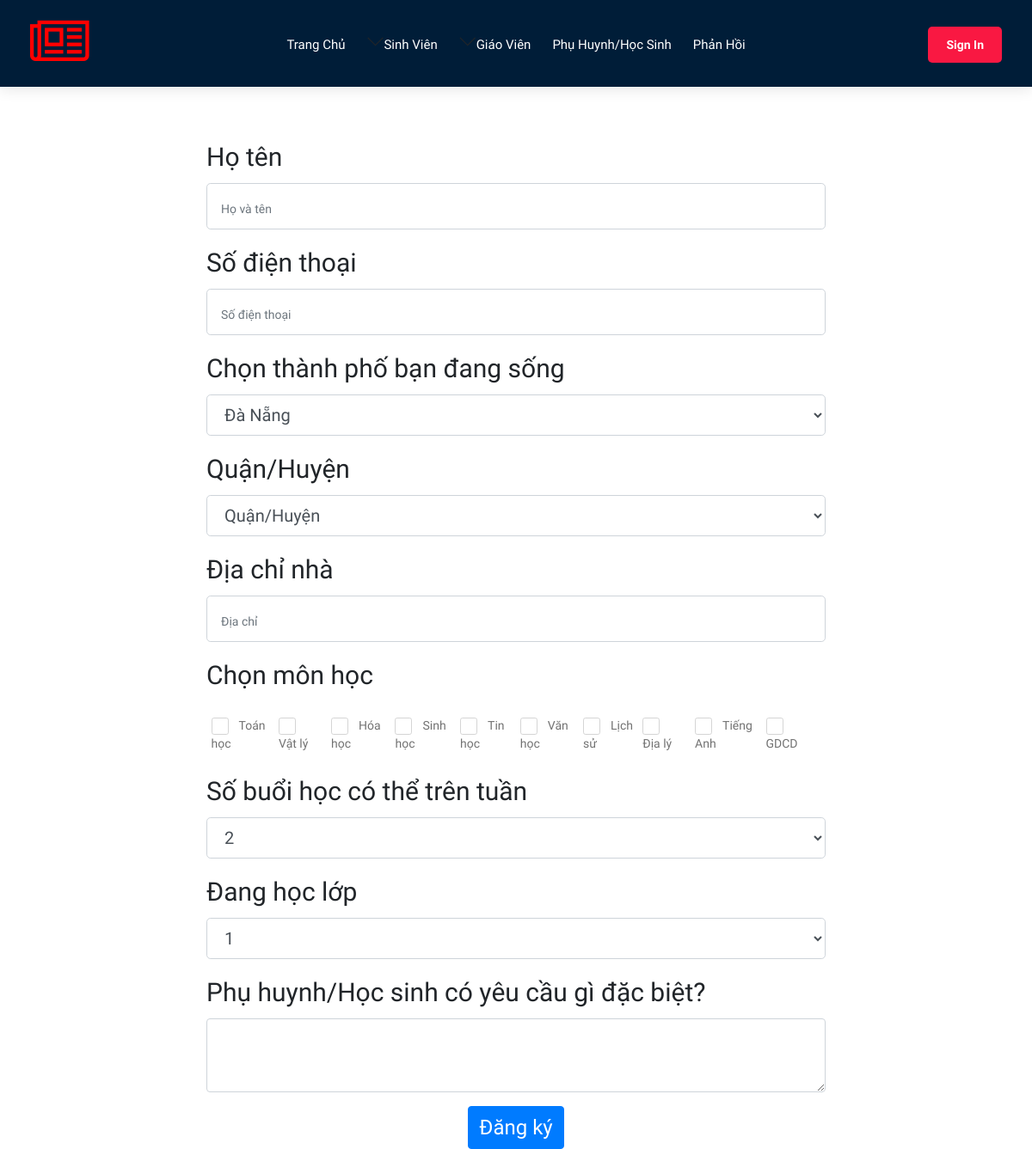
Page /index.php/home/phuhuynh on the committed database.
### tables this page shows
CREATE TABLE MONHOC(
    MaMH int auto_increment,
    MonHoc nvarchar(50),
    primary key (MaMH)
);

### application/controllers/Home.php (called while the page is built, shortened)
<?php
class Home extends CI_Controller
{
    public function __construct()
    {
        $this->load->model('SinhVien_model');
        $this->load->model('KVSV_model');
        $this->load->model('ChiTietSV_model');
        $this->load->model('phuhuynh_model');
        $this->load->model('nhucau_model');
        $this->load->model('GiaoVien_model');
        $this->load->model('KVGV_model');
        $this->load->model('ChiTietGV_model');
    }
    function phuhuynh()
    {
        $data = array();
        $data["data"] = "user/PhuHuynh";
        $this->load->view('home', $data);
    }
}

### index.php (called while the page is built, shortened)
<?php
require_once BASEPATH.'core/CodeIgniter.php';

### application/views/user/PhuHuynh.php (the view, shortened to what this page needs)
<form method="post" style="font-size: 30px!important;" class="formdangky">
    <div class="form-group">
        <label for="HoTen">Họ tên</label>
        <input type="text" class="form-control form-control-lg" name="HoTen" placeholder="Họ và tên">
    </div>
    <div class="form-group">
        <label for="SDT">Số điện thoại</label>
        <input type="tel" class="form-control form-control-lg" name="SDT" placeholder="Số điện thoại">
    </div>
    <div class="form-group">
        <label for="ThanhPho">Chọn thành phố bạn đang sống</label>
        <select class="form-control form-control-lg thanh-pho" name="ThanhPho">
            <option value=48 selected="selected">Đà Nẵng</option>
        </select>
    </div>
    <div class="form-group">
        <label for="Quan-Huyen">Quận/Huyện</label>
        <select class="form-control form-control-lg quan-huyen" name="QuanHuyen">
            <option value="default">Quận/Huyện</option>
        </select>
    </div>
    <div class="form-group">
        <label for="DiaChi">Địa chỉ nhà</label>
        <input type="text" class="form-control form-control-lg" name="DiaChi" placeholder="Địa chỉ">
    </div>
    <div class="form-group">
        <label for="MonHoc">Chọn môn học</label>
        <div class="MonHoc">
            <div class="form-check form-check-inline">
                <?php
                $query = $this->db->get("MONHOC");
                $rs = $query->result();
                foreach ($rs as $monhoc){
                    ?>
                    <label class="form-check-label" for=<?php echo $monhoc->MonHoc?> ><?php echo $monhoc->MonHoc?></label>
                    <?php
                }
                ?>
            </div>
        </div>
    </div>
    <div class="form-group">
        <label for="Buoi">Số buổi học có thể trên tuần</label>
        <select class="form-control form-control-lg lop" name="Buoi">
            <?php
            for($i = 2; $i<=6; $i++){
                ?>
                <option value=<?php echo $i?>><?php echo $i?></option>
                <?php
            }
            ?>
        </select>
    </div>
    <div class="form-group">
        <label for="lop">Đang học lớp</label>
        <select class="form-control form-control-lg lop" name="Lop">
            <?php
            for($i = 1; $i<=12; $i++){
                ?>
                <option value=<?php echo $i?>><?php echo $i?></option>
                <?php
            }
            ?>
        </select>
    </div>
    <div class="form-group">
        <label for="GioiThieu" >Phụ huynh/Học sinh có yêu cầu gì đặc biệt?</label>
        <textarea class="form-control" id="GioiThieu" rows="3" name="GioiThieu"></textarea>
    </div>
    <div class="text-center">
        <button type="submit" class="btn btn-primary">Đăng ký</button>
    </div>
</form>

### rows in the picture
monhoc: MonHoc "Toán học"
monhoc: MonHoc "Vật lý"
monhoc: MonHoc "Hóa học"
monhoc: MonHoc "Sinh học"
monhoc: MonHoc "Tin học"
monhoc: MonHoc "Văn học"
monhoc: MonHoc "Lịch sử"
monhoc: MonHoc "Địa lý"
monhoc: MonHoc "Tiếng Anh"
monhoc: MonHoc "GDCD"

### other values in the picture
form field Buoi "2"
form field Lop "1"
